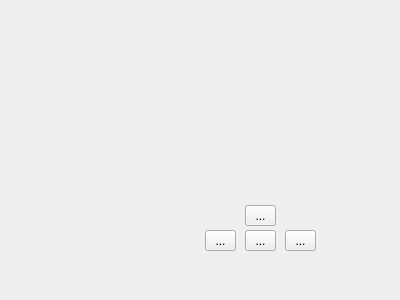
<?xml version="1.0" encoding="UTF-8"?>
<ui version="4.0">
 <class>PanelWidget</class>
 <widget class="QWidget" name="PanelWidget">
  <property name="geometry">
   <rect>
    <x>0</x>
    <y>0</y>
    <width>400</width>
    <height>300</height>
   </rect>
  </property>
  <property name="windowTitle">
   <string>Panel</string>
  </property>
  <widget class="QToolButton" name="toolButton">
   <property name="geometry">
    <rect>
     <x>245</x>
     <y>205</y>
     <width>31</width>
     <height>21</height>
    </rect>
   </property>
   <property name="text">
    <string>...</string>
   </property>
  </widget>
  <widget class="QToolButton" name="toolButton_2">
   <property name="geometry">
    <rect>
     <x>205</x>
     <y>230</y>
     <width>31</width>
     <height>21</height>
    </rect>
   </property>
   <property name="text">
    <string>...</string>
   </property>
  </widget>
  <widget class="QToolButton" name="toolButton_3">
   <property name="geometry">
    <rect>
     <x>285</x>
     <y>230</y>
     <width>31</width>
     <height>21</height>
    </rect>
   </property>
   <property name="text">
    <string>...</string>
   </property>
  </widget>
  <widget class="QToolButton" name="toolButton_4">
   <property name="geometry">
    <rect>
     <x>245</x>
     <y>230</y>
     <width>31</width>
     <height>21</height>
    </rect>
   </property>
   <property name="text">
    <string>...</string>
   </property>
  </widget>
 </widget>
 <layoutdefault spacing="6" margin="11"/>
 <resources/>
 <connections/>
</ui>
